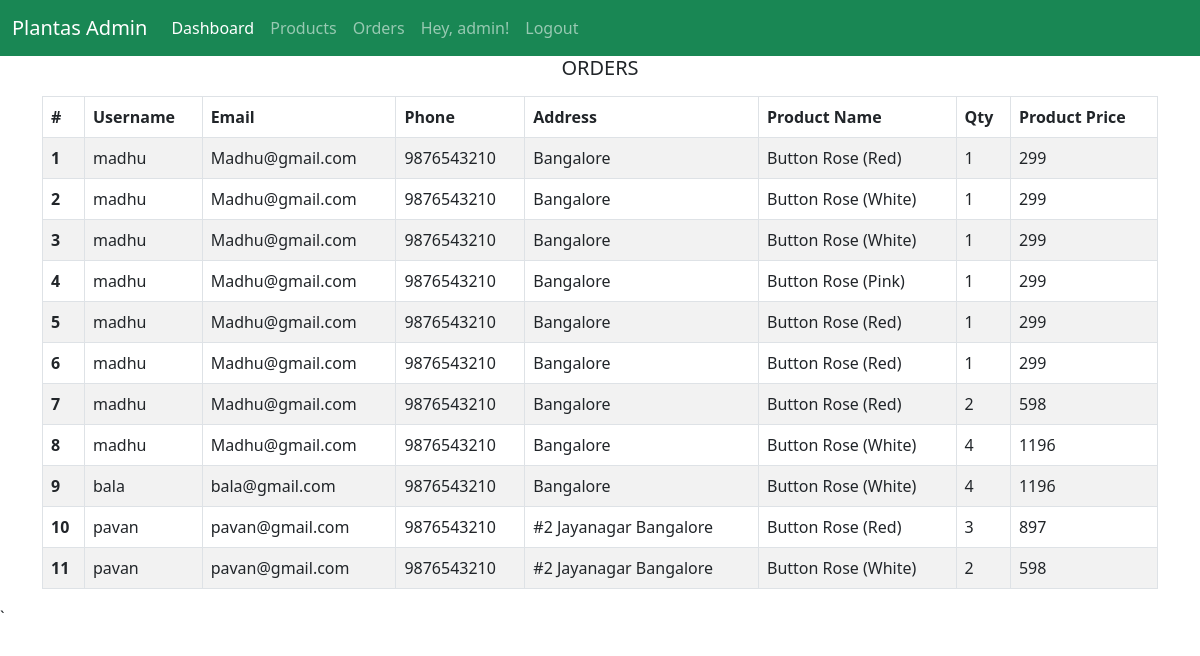
/admin/orders (signed in), run on the app's committed database.
### tables this page shows
CREATE TABLE "products" (
	"id"	INTEGER,
	"name"	TEXT NOT NULL,
	"price"	TEXT,
	"details"	TEXT,
	"image"	TEXT,
	"tags"	TEXT,
	"category"	TEXT,
	PRIMARY KEY("id" AUTOINCREMENT)
);

CREATE TABLE "orders" (
	"id"	INTEGER,
	"pid"	INTEGER,
	"qty"	INTEGER,
	"uid"	INTEGER,
	"status"	TEXT,
	"date"	INTEGER,
	PRIMARY KEY("id" AUTOINCREMENT)
);

CREATE TABLE "users" (
	"id"	INTEGER,
	"username"	TEXT,
	"password"	TEXT,
	"address"	TEXT,
	"phone"	TEXT,
	"email"	TEXT,
	PRIMARY KEY("id" AUTOINCREMENT)
);

### main.py (the view)
@app.get("/admin/orders", response_class=HTMLResponse)
def admin_orders(request: Request):
    con = sqlite3.connect(DATABASE_NAME)
    con.row_factory = sqlite3.Row
    cur = con.cursor()
    cur.execute("SELECT *, o.id as oid from users u, products p, orders o where o.uid = u.id and o.pid = p.id")
    orders = cur.fetchall()
    con.close
    return templates.TemplateResponse("/admin/orders.html", {"request": request, "orders": orders})

### templates/admin/orders.html (shortened to what this page needs)
{% extends "/admin/base.html" %}
{% block content  %}
<div class="container">
    <h5 class="text-center">ORDERS</h5>
    <table class="table table-striped table-bordered my-3">
        <thead>
            <tr>
              <th scope="col">#</th>
              <th scope="col">Username</th>
              <th scope="col">Email</th>
              <th scope="col">Phone</th>
              <th scope="col">Address</th>
              <th scope="col">Product Name</th>
              <th scope="col">Qty</th>
              <th scope="col">Product Price</th>
            </tr>
          </thead>
          <tbody>
            {% for order in orders %}
            <tr>
                <th scope="row">{{ order.oid }}</th>
                <td>{{order.username}}</td>
                <td>{{order.email}}</td>
                <td>{{order.phone}}</td>
                <td>{{order.address}}</td>
                <td>{{order.name}}</td>
                <td>{{order.qty}}</td>
                <td>{{order.qty | int * order.price | int}}</td>
            </tr>
            {% endfor %}
            </tbody>
    </table>
</div>
{% endblock %}

### data on the page
products: oid "1", username "madhu", email "Madhu@gmail.com", phone "9876543210", address "Bangalore", name "Button Rose (Red)", qty "1", order.qty|int*order.price|int "299", oid "5", oid "6", oid "7", qty "2", order.qty|int*order.price|int "598", oid "10", username "pavan", email "pavan@gmail.com", address "#2 Jayanagar Bangalore", qty "3", order.qty|int*order.price|int "897"
products: oid "2", username "madhu", email "Madhu@gmail.com", phone "9876543210", address "Bangalore", name "Button Rose (White)", qty "1", order.qty|int*order.price|int "299", oid "3", oid "8", qty "4", order.qty|int*order.price|int "1196", oid "9", username "bala", email "bala@gmail.com", oid "11", username "pavan", email "pavan@gmail.com", address "#2 Jayanagar Bangalore", qty "2", order.qty|int*order.price|int "598"
products: oid "4", username "madhu", email "Madhu@gmail.com", phone "9876543210", address "Bangalore", name "Button Rose (Pink)", qty "1", order.qty|int*order.price|int "299"

### other printed values
{{ request.session.get('username') }} "admin"
